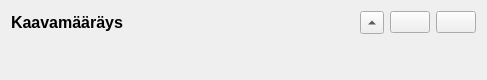
<?xml version="1.0" encoding="UTF-8"?>
<ui version="4.0">
 <class>Form</class>
 <widget class="QWidget" name="Form">
  <property name="geometry">
   <rect>
    <x>0</x>
    <y>0</y>
    <width>487</width>
    <height>80</height>
   </rect>
  </property>
  <property name="sizePolicy">
   <sizepolicy hsizetype="Preferred" vsizetype="Maximum">
    <horstretch>0</horstretch>
    <verstretch>0</verstretch>
   </sizepolicy>
  </property>
  <property name="windowTitle">
   <string>Form</string>
  </property>
  <property name="styleSheet">
   <string notr="true"/>
  </property>
  <layout class="QVBoxLayout" name="verticalLayout">
   <item>
    <layout class="QHBoxLayout" name="title_layout">
     <item>
      <widget class="QLabel" name="regulation_name">
       <property name="font">
        <font>
         <pointsize>12</pointsize>
         <weight>75</weight>
         <bold>true</bold>
        </font>
       </property>
       <property name="text">
        <string>Kaavamääräys</string>
       </property>
      </widget>
     </item>
     <item>
      <spacer name="horizontalSpacer">
       <property name="orientation">
        <enum>Qt::Horizontal</enum>
       </property>
       <property name="sizeHint" stdset="0">
        <size>
         <width>40</width>
         <height>20</height>
        </size>
       </property>
      </spacer>
     </item>
     <item>
      <widget class="QToolButton" name="expand_hide_btn">
       <property name="text">
        <string>Laajenna</string>
       </property>
       <property name="autoRaise">
        <bool>false</bool>
       </property>
       <property name="arrowType">
        <enum>Qt::UpArrow</enum>
       </property>
      </widget>
     </item>
     <item>
      <widget class="QPushButton" name="add_attribute_or_information_btn">
       <property name="toolTip">
        <string>Muu tieto</string>
       </property>
       <property name="text">
        <string/>
       </property>
      </widget>
     </item>
     <item>
      <widget class="QPushButton" name="del_btn">
       <property name="sizePolicy">
        <sizepolicy hsizetype="Preferred" vsizetype="Fixed">
         <horstretch>0</horstretch>
         <verstretch>0</verstretch>
        </sizepolicy>
       </property>
       <property name="maximumSize">
        <size>
         <width>16777215</width>
         <height>16777215</height>
        </size>
       </property>
       <property name="toolTip">
        <string>Poista kaavamääräys</string>
       </property>
       <property name="text">
        <string/>
       </property>
      </widget>
     </item>
    </layout>
   </item>
   <item>
    <widget class="QWidget" name="regulation_details_container" native="true">
     <layout class="QHBoxLayout" name="horizontalLayout">
      <property name="leftMargin">
       <number>0</number>
      </property>
      <property name="topMargin">
       <number>0</number>
      </property>
      <property name="rightMargin">
       <number>0</number>
      </property>
      <property name="bottomMargin">
       <number>0</number>
      </property>
      <item>
       <spacer name="spacer">
        <property name="orientation">
         <enum>Qt::Horizontal</enum>
        </property>
        <property name="sizeType">
         <enum>QSizePolicy::Fixed</enum>
        </property>
        <property name="sizeHint" stdset="0">
         <size>
          <width>15</width>
          <height>20</height>
         </size>
        </property>
       </spacer>
      </item>
      <item>
       <layout class="QFormLayout" name="form_layout"/>
      </item>
     </layout>
    </widget>
   </item>
  </layout>
 </widget>
 <resources/>
 <connections/>
</ui>
